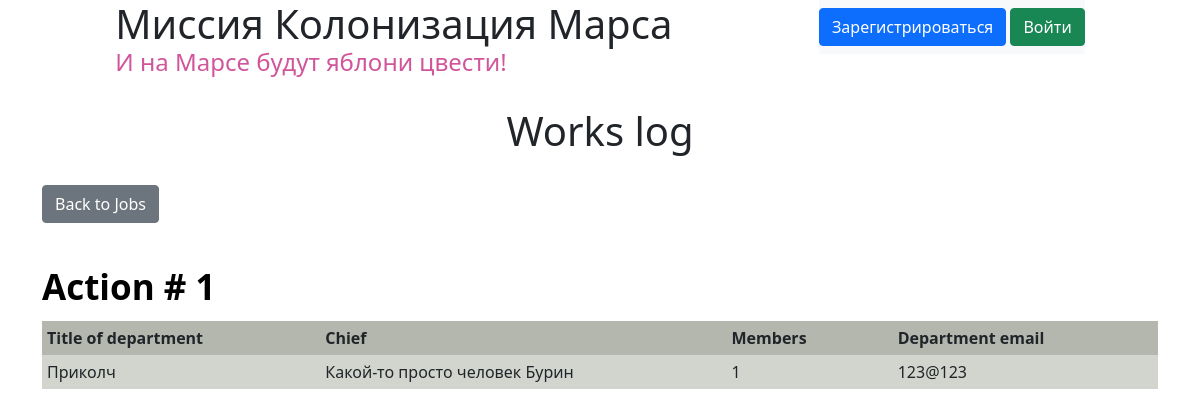
/departments, run on an earlier commit of the app's database.
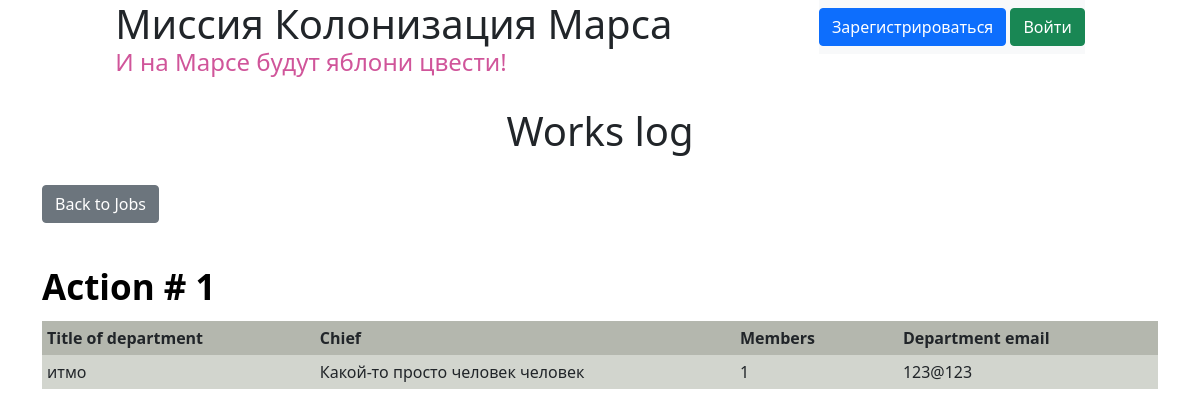
And on a later commit of the database.
### data/departments.py (models this page shows)
class Departments(SqlAlchemyBase):
    __tablename__ = 'departments'
    id = sqlalchemy.Column(sqlalchemy.Integer, primary_key=True, autoincrement=True)
    title = sqlalchemy.Column(sqlalchemy.String, nullable=True)
    chief = sqlalchemy.Column(sqlalchemy.Integer, sqlalchemy.ForeignKey("users.id"), nullable=True)
    user = orm.relation('User')
    members = sqlalchemy.Column(sqlalchemy.String, nullable=True)
    email = sqlalchemy.Column(sqlalchemy.String, nullable=True)

### data/users.py (models this page shows, shortened)
class User(SqlAlchemyBase, UserMixin, SerializerMixin):
    __tablename__ = 'users'
    id = sqlalchemy.Column(sqlalchemy.Integer, primary_key=True, autoincrement=True)
    surname = sqlalchemy.Column(sqlalchemy.String, nullable=True)
    name = sqlalchemy.Column(sqlalchemy.String, nullable=True)
    age = sqlalchemy.Column(sqlalchemy.Integer, nullable=True)
    position = sqlalchemy.Column(sqlalchemy.String, nullable=True)
    speciality = sqlalchemy.Column(sqlalchemy.String, nullable=True)
    address = sqlalchemy.Column(sqlalchemy.String, nullable=True)
    email = sqlalchemy.Column(sqlalchemy.String, unique=True, nullable=True)
    hashed_password = sqlalchemy.Column(sqlalchemy.String, nullable=True)
    modified_date = sqlalchemy.Column(sqlalchemy.DateTime, default=datetime.datetime.now)
    jobs = orm.relation("Jobs", back_populates='team_lead')

### main.py (the view)
@app.route("/departments")
def departments():
    print(current_user.id if current_user.is_authenticated else None)
    url_style = url_for('static', filename='css/style.css')
    db_sess = db_session.create_session()
    departments = db_sess.query(Departments).all()
    return render_template("departments.html", departments=departments, url_style=url_style)

### data/db_session.py (called while the page is built)
def create_session() -> Session:
    global __factory
    return __factory()

### templates/departments.html (shortened to what this page needs)
{% extends "base.html" %}
{% block content %}
<div class="container">
    <h1 class="h1-main work-log">Works log</h1>
    <div class="d-flex ali">
        <a class='btn btn-secondary form' href='/' style="margin-right: 5px;">Back to Jobs</a>
    </div>
    {% for item in departments%}
    <table class="main-table">
        <caption>Action # {{ loop.index }}</caption>
        <tbody>
            <tr>
                <th class="main-th">Title of department</th>
                <th class="main-th">Chief</th>
                <th class="main-th">Members</th>
                <th class="main-th">Department email</th>
            </tr>
            <tr>
                <td class="main-td">{{ item.title }}</td>
                <td class="main-td">{{ item.user.name }} {{ item.user.surname }}</td>
                <td class="main-td">{{ item.members }}</td>
                <td class="main-td">{{ item.email }}</td>
            </tr>
        </tbody>
    </table>
    {% endfor %}
</div>
{% endblock %}

### templates/base.html (shortened to what this page needs)
<!DOCTYPE html>
<html lang="en">
    <head>
        <link href="https://cdn.jsdelivr.net/npm/bootstrap@5.0.2/dist/css/bootstrap.min.css" rel="stylesheet">
        <link
            rel="stylesheet"
            type="text/css"
            href="{{ url_style }}"
        />
    </head>
    <body>
        <header>
            <div class="container flex">
                <div>
                    <h1 class="h1-main">Миссия Колонизация Марса</h1>
                    <h4 class="h4-main">И на Марсе будут яблони цвести!</h4>
                </div>
                <div class="login-div">
                     <nav class="navbar navbar-light bg-light">
                        {% if current_user.is_authenticated %}
                        <a class="navbar-brand" href="/logout">{{ current_user.name }}</a>
                        {% else %}
                        <p>
                            <a class="btn btn-primary " href="/register">Зарегистрироваться</a>
                            <a class="btn btn-success" href="/login">Войти</a>
                        </p>
                        {% endif %}
                    </nav>
                </div>
            </div>
        </header>
        {% block content %}{% endblock %}
    </body>
</html>

### static/css/style.css (style rules this page uses)
h1, h2, h3, h4, p { margin: 0; padding: 0; }
caption { color: #000; font-weight: 600; font-size: 35px; }
.h1-main { text-align: center; }
.h4-main { color: #d0559a; }
.flex { display: flex; justify-content: space-around; }
.form { margin-top: 30px; }
.main-table { margin-top: 30px; caption-side: top; width: 100%; }
.main-th { padding: 5px 40px 5px 5px; background-color: #B4B7AE; }
.main-td { padding: 5px 40px 5px 5px; background-color: #d2d5ce; }
.work-log { margin-top: 30px }

What changed in the data, as far as the page shows it:
changed Departments "Какой-то просто человек": title "Приколч" → "итмо"; user.surname "Бурин" → "человек"
